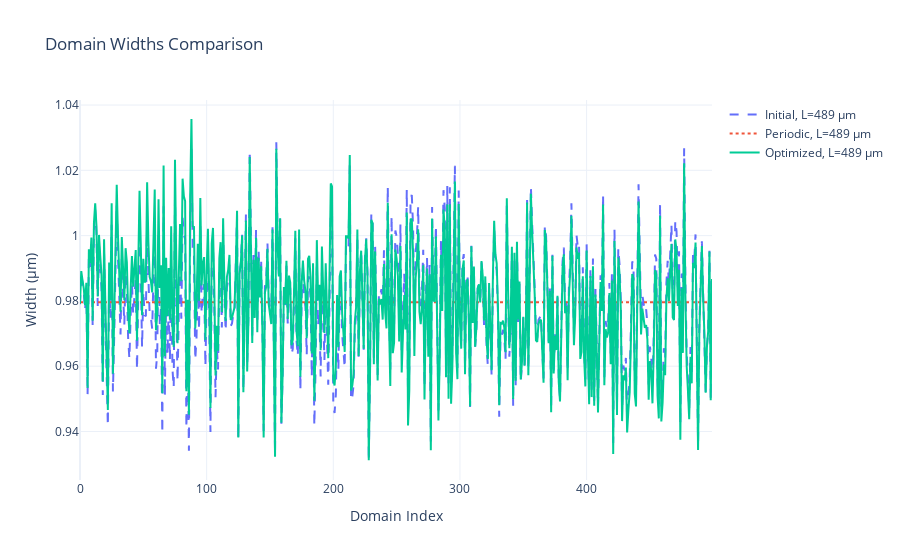
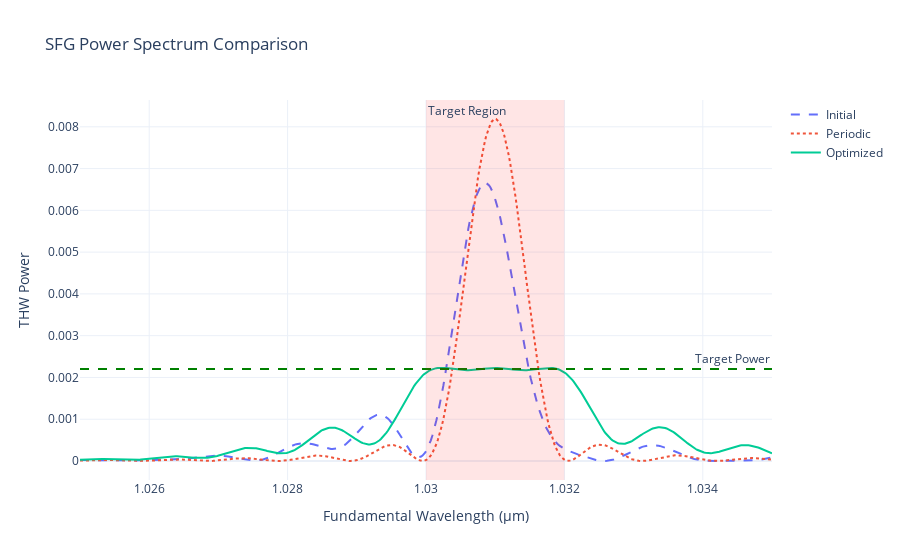
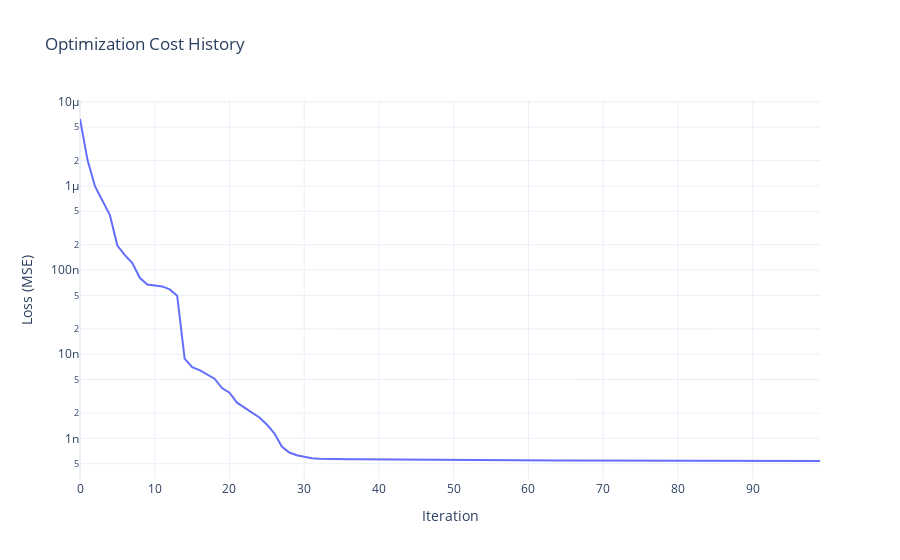

The code cell stored with these charts, in order, in its notebook:
### Code cell
# 3. Visualize optimization results
print("4. Visualizing optimization results...")
plot_domain_widths(initial_widths, optimized_widths, periodic_widths)
plot_thw_power_spectrum(initial_widths, optimized_widths, periodic_widths, sim_params, config)
plot_cost_history(loss_history)

### Figure 1 — Plotly figure (JSON) as saved in the notebook; plotly's stock layout.template omitted (floating-point values rounded to 4 significant figures; data arrays with more than 128 entries replaced by an {"elided": "..."} marker saying what was removed)
{"data": [{"line": {"dash": "dash"}, "mode": "lines", "name": "Initial, L=489 µm", "type": "scatter", "y": {"elided": "500 float values"}}, {"line": {"dash": "dot"}, "mode": "lines", "name": "Periodic, L=489 µm", "type": "scatter", "y": {"elided": "500 float values"}}, {"mode": "lines", "name": "Optimized, L=489 µm", "type": "scatter", "y": {"elided": "500 float values"}}], "layout": {"title": {"text": "Domain Widths Comparison"}, "xaxis": {"title": {"text": "Domain Index"}}, "yaxis": {"title": {"text": "Width (μm)"}}}}

### Figure 2 — Plotly figure (JSON) as saved in the notebook; plotly's stock layout.template omitted (floating-point values rounded to 4 significant figures; data arrays with more than 128 entries replaced by an {"elided": "..."} marker saying what was removed)
{"data": [{"line": {"dash": "dash"}, "mode": "lines", "name": "Initial", "type": "scatter", "x": {"elided": "500 float values"}, "y": {"elided": "500 float values"}}, {"line": {"dash": "dot"}, "mode": "lines", "name": "Periodic", "type": "scatter", "x": {"elided": "500 float values"}, "y": {"elided": "500 float values"}}, {"mode": "lines", "name": "Optimized", "type": "scatter", "x": {"elided": "500 float values"}, "y": {"elided": "500 float values"}}], "layout": {"annotations": [{"showarrow": false, "text": "Target Power", "x": 1, "xanchor": "right", "xref": "x domain", "y": 0.0022, "yanchor": "bottom", "yref": "y"}, {"showarrow": false, "text": "Target Region", "x": 1.03, "xanchor": "left", "xref": "x", "y": 1, "yanchor": "top", "yref": "y domain"}], "shapes": [{"line": {"color": "green", "dash": "dash", "width": 2}, "type": "line", "x0": 0, "x1": 1, "xref": "x domain", "y0": 0.0022, "y1": 0.0022, "yref": "y"}, {"fillcolor": "red", "line": {"width": 0}, "opacity": 0.1, "type": "rect", "x0": 1.03, "x1": 1.032, "xref": "x", "y0": 0, "y1": 1, "yref": "y domain"}], "title": {"text": "SFG Power Spectrum Comparison"}, "xaxis": {"title": {"text": "Fundamental Wavelength (μm)"}}, "yaxis": {"title": {"text": "THW Power"}}}}

### Figure 3 — Plotly figure (JSON) as saved in the notebook; plotly's stock layout.template omitted (floating-point values rounded to 4 significant figures)
{"data": [{"mode": "lines", "name": "Loss", "type": "scatter", "y": [6.245e-06, 2.041e-06, 9.946e-07, 6.726e-07, 4.493e-07, 1.957e-07, 1.506e-07, 1.213e-07, 8.096e-08, 6.743e-08, 6.538e-08, 6.387e-08, 5.883e-08, 4.954e-08, 8.879e-09, 6.999e-09, 6.476e-09, 5.778e-09, 5.121e-09, 3.965e-09, 3.481e-09, 2.651e-09, 2.308e-09, 2.024e-09, 1.772e-09, 1.46e-09, 1.146e-09, 8e-10, 6.779e-10, 6.284e-10, 5.976e-10, 5.784e-10, 5.703e-10, 5.663e-10, 5.662e-10, 5.661e-10, 5.658e-10, 5.653e-10, 5.641e-10, 5.637e-10, 5.627e-10, 5.623e-10, 5.623e-10, 5.623e-10, 5.622e-10, 5.622e-10, 5.62e-10, 5.618e-10, 5.612e-10, 5.601e-10, 5.577e-10, 5.536e-10, 5.502e-10, 5.462e-10, 5.46e-10, 5.436e-10, 5.435e-10, 5.433e-10, 5.433e-10, 5.433e-10, 5.433e-10, 5.433e-10, 5.433e-10, 5.433e-10, 5.433e-10, 5.433e-10, 5.433e-10, 5.433e-10, 5.433e-10, 5.433e-10, 5.433e-10, 5.433e-10, 5.433e-10, 5.433e-10, 5.433e-10, 5.433e-10, 5.433e-10, 5.433e-10, 5.433e-10, 5.432e-10, 5.432e-10, 5.432e-10, 5.432e-10, 5.432e-10, 5.431e-10, 5.431e-10, 5.429e-10, 5.427e-10, 5.423e-10, 5.414e-10, 5.403e-10, 5.393e-10, 5.392e-10, 5.39e-10, 5.389e-10, 5.387e-10, 5.384e-10, 5.381e-10, 5.378e-10, 5.377e-10]}], "layout": {"title": {"text": "Optimization Cost History"}, "xaxis": {"title": {"text": "Iteration"}}, "yaxis": {"title": {"text": "Loss (MSE)"}, "type": "log"}}}
